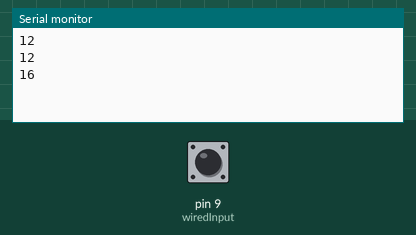
The sketch below on a simulated Arduino Mega 2560, built with avr-gcc and run on an emulated ATmega2560. Shown: the last lines printed to the serial monitor. The test bench sets the inputs (shaded band); at power-on: pin 9 (wiredInput) HIGH.

Above: at 2.8 s.
2.9 s: pin 9 (wiredInput) pulled LOW for 1.2 s
At 4.9 s:
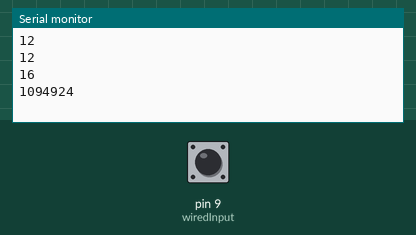
5.6 s: pin 9 (wiredInput) pulled LOW for 1.2 s
At 7.4 s:
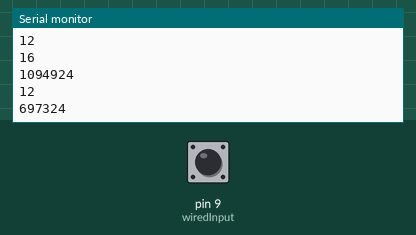
8.3 s: pin 9 (wiredInput) pulled LOW for 3.2 s
At 12.1 s:
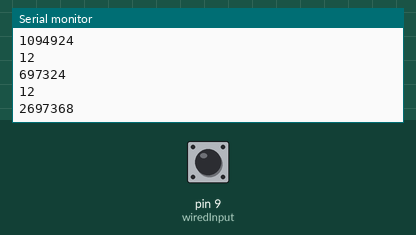
Timing chart, 0 to 13.6 s (numbered marks = the images above; inputs shaded):
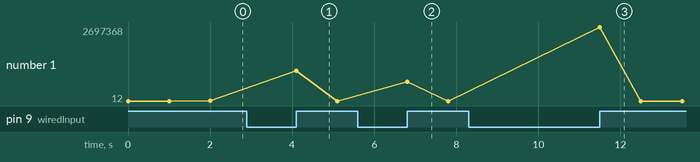

The sketch:

RF-test-transmitter.ino
```cpp
unsigned long starttime;
unsigned long endtime;
int wiredInput = 9;
int choker = 0;

void setup()
{
  pinMode(wiredInput, INPUT_PULLUP);
  Serial.begin(115200);
  Serial.flush();
  // set the data rate for the SoftwareSerial port
  Serial3.begin(9600);
  Serial3.flush();
}

void loop()
{
  if (choker == 0)
  {
    String out = String('G');
    Serial3.print(out);    // sender det der blev skrevet i serial monitor over RF
    Serial3.flush();
    starttime = micros();      // take the starttime of the transmission
    choker = 1;
  }

  if (digitalRead(wiredInput) == HIGH)  {
    endtime = micros();                         // stop the timer
    unsigned long total = endtime - starttime;  //calculate total transmission time
    Serial.println(total);
    delay(1000);
    choker = 0;
  }
}
```

Measured:
- after the input at 2.9 s, the serial monitor: prints a new line after 1.2 s (image 1)
- after the input at 5.6 s, the serial monitor: prints a new line after 1.2 s (image 2)
- after the input at 8.3 s, the serial monitor: prints a new line after 3.2 s (image 3)
